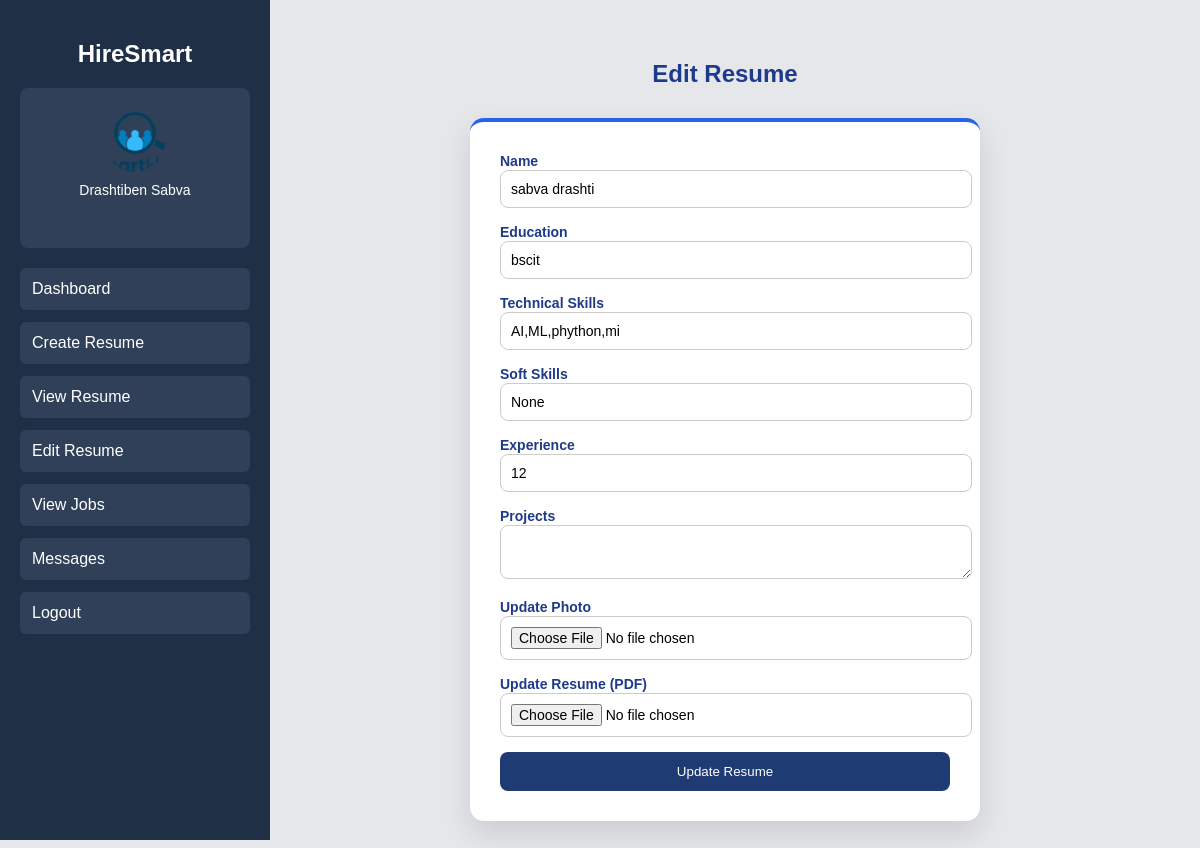
The app's page /edit-resume/ (signed in) with its own data.
### accounts/models.py (models this page shows, shortened)
class Student(models.Model):
    name = models.CharField(max_length=100)
    email = models.EmailField(unique=True)
    password = models.CharField(max_length=100)
    otp = models.CharField(max_length=6, null=True, blank=True)
    is_verified = models.BooleanField(default=False)
    photo = models.ImageField(upload_to='student_photos/', null=True, blank=True)

class Resume(models.Model):
    student = models.ForeignKey(Student, on_delete=models.CASCADE)
    name = models.CharField(max_length=100)
    education = models.TextField()
    skills = models.TextField()
    experience = models.IntegerField(default=0)
    resume_file = models.FileField(upload_to='resumes/', null=True, blank=True)
    photo = models.ImageField(upload_to='profiles/', null=True, blank=True)
    certifications = models.TextField(blank=True)   # ADD THIS
    shortlisted = models.BooleanField(default=False)
    soft_skills = models.TextField(blank=True, null=True)
    projects = models.TextField(blank=True, null=True)
    created_at = models.DateTimeField(auto_now_add=True)

### accounts/views.py (the view, shortened to what this page needs)
# urls.py: path('edit-resume/', views.edit_resume, name='edit_resume'),
def edit_resume(request):
    email = request.session.get('student_email')
    if not email:
        return redirect('student_login')
    student = Student.objects.get(email=email)
    resume = Resume.objects.filter(student=student).first()
    if not resume:
        return redirect('create_resume')
    return render(request, "edit_resume.html", {
        "resume": resume,
        "student": student
})

### accounts/templates/edit_resume.html (shortened to what this page needs)
{% extends 'base_student.html' %}
{% block content %}
<h2 class="title">Edit Resume</h2>
<div class="main-container">
<div class="card">
<form method="POST" enctype="multipart/form-data">
<label>Name</label>
<input type="text" name="name" value="{{ resume.name }}" required>
<label>Education</label>
<input type="text" name="education" value="{{ resume.education }}" required>
<label>Technical Skills</label>
<input type="text" name="skills" value="{{ resume.skills }}" required>
<label>Soft Skills</label>
<input type="text" name="soft_skills" value="{{ resume.soft_skills }}">
<label>Experience</label>
<input type="text" name="experience" value="{{ resume.experience }}">
<label>Projects</label>
<textarea name="projects">{{ resume.projects }}</textarea>
<label>Update Photo</label>
<input type="file" name="photo">
<label>Update Resume (PDF)</label>
<input type="file" name="resume">
<button type="submit">Update Resume</button>
</form>
</div>
</div>
{% endblock %}

### accounts/templates/base_student.html (shortened to what this page needs)
{% load static %}
<!DOCTYPE html>
<html>
<head>
</head>
<body>
<div class="main-container">
<div class="sidebar">
<h2>HireSmart</h2>
<div class="profile-menu">
<a href="{% url 'student_profile' %}" style="text-decoration:none;color:white;">
{% if student.photo %}
<img src="{{ student.photo.url }}" class="profile-img">
{% else %}
<div class="profile-icon">
{{ student.name|slice:":1" }}
</div>
{% endif %}
<p class="profile-name">{{ student.name }}</p>
</a>
</div>
<a href="{% url 'student_dashboard' %}">Dashboard</a>
<a href="{% url 'create_resume' %}">Create Resume</a>
<a href="{% url 'view_resume' %}">View Resume</a>
<a href="{% url 'edit_resume' %}">Edit Resume</a>
<a href="{% url 'student_jobs' %}">View Jobs</a>
<a href="{% url 'student_messages' %}" class="menu-btn">Messages</a>
<a href="{% url 'student_logout' %}">Logout</a>
</div>
<div class="content">
{% block content %}
{% endblock %}
</div>
</div>
</body>
</html>

### accounts/templates/base_student.html (style rules this page uses)
body { margin:0; font-family:Arial; background:#e5e7eb; }
.main-container { display:flex; }
.sidebar { width:230px; background:#1f2f46; height:100vh; padding:20px; color:white; position:fixed; left:0; top:0; }
.sidebar h2 { text-align:center; margin-bottom:20px; }
.profile-menu { text-align:center; margin-bottom:20px; background:#2f4058; padding:12px; border-radius:8px; }
.profile-img { width:60px; height:60px; border-radius:50%; object-fit:cover; margin:auto; margin-bottom:10px; display:block; }
.profile-name { font-size:14px; margin-top:5px; color:white; }
.sidebar a { display:block; background:#2f4058; padding:12px; margin-bottom:12px; color:white; text-decoration:none; border-radius:6px; }
.content { margin-left:250px; padding:40px; width:100%; }

### accounts/templates/edit_resume.html (style rules this page uses)
.title { text-align:center; margin-bottom:30px; color:#1e3a8a; }
.main-container { display:flex; justify-content:center; align-items:center; }
.card { background:white; padding:30px; border-radius:14px; width:450px; box-shadow:0 12px 30px rgba(0,0,0,0.12); border-top:4px solid #2563eb; }
input, textarea { width:100%; padding:10px; margin-bottom:15px; border-radius:8px; border:1px solid #ccc; font-size:14px; }
button { background:#1f3b73; color:white; border:none; padding:12px; border-radius:8px; width:100%; cursor:pointer; transition:0.3s; }
label { font-weight:600; font-size:14px; color:#1e3a8a; }

### records on screen
Student: photo (picture), name "Drashtiben Sabva"
Resume: name "sabva drashti", education "bscit", skills "AI,ML,phython,mi", soft_skills "None", experience "12"
